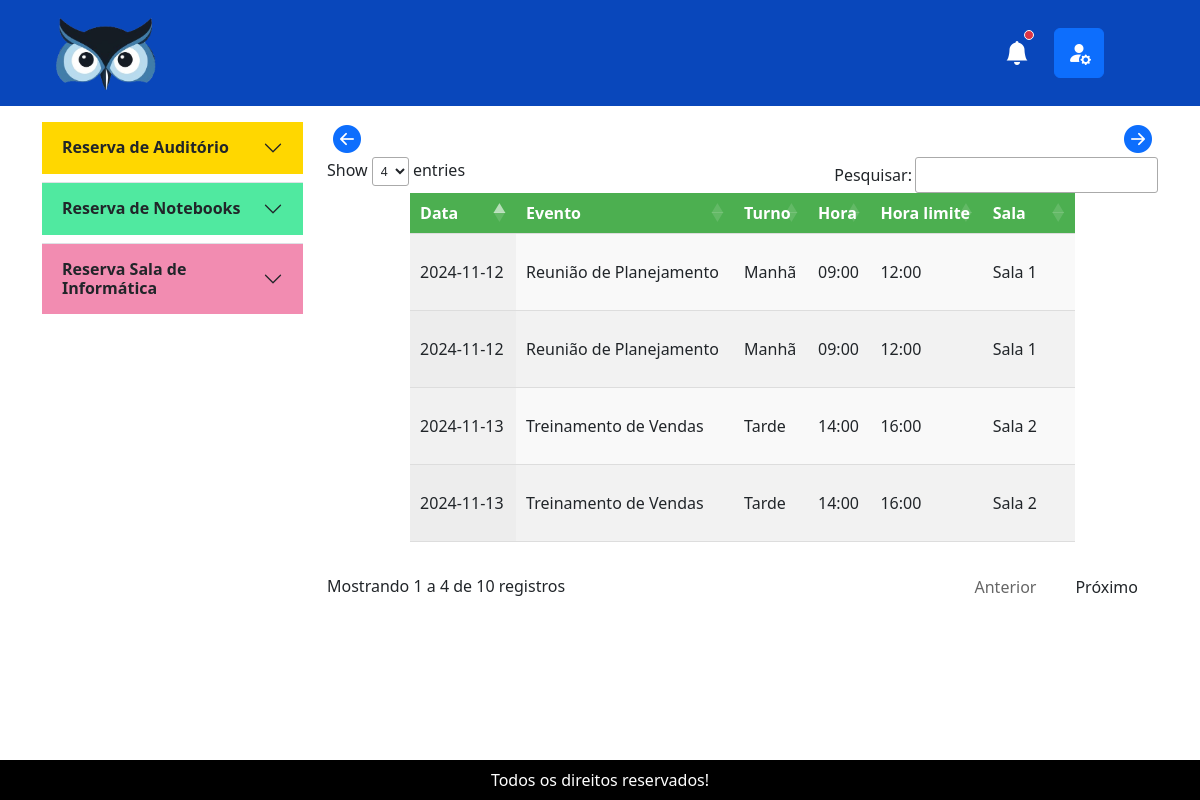
The app's page /painel.php with its own data.
### tables this page shows
CREATE TABLE `events` (
  `id` int NOT NULL,
  `date` date NOT NULL,
  `event` varchar(255) NOT NULL,
  `turno` varchar(255) NOT NULL,
  `hora` varchar(255) NOT NULL,
  `hora_final` varchar(255) NOT NULL,
  `sala` varchar(255) NOT NULL
);

### datatable.php (the view, shortened to what this page needs)
<?php
include 'php/db_config.php';
$sql = "SELECT id, date, event, turno, hora, hora_final, sala FROM events";
$result = $conn->query($sql);
echo '<table id="eventsTable" class="display">';
echo '<thead>';
echo '<tr>';
echo '<th>Data</th>';
echo '<th>Evento</th>';
echo '<th>Turno</th>';
echo '<th>Hora</th>';
echo '<th>Hora limite</th>';
echo '<th>Sala</th>';
echo '</tr>';
echo '</thead>';
echo '<tbody>';
if ($result->num_rows > 0) {
    while ($row = $result->fetch_assoc()) {
        echo '<tr>';
        echo '<td>' . htmlspecialchars($row['date']) . '</td>';
        echo '<td>' . htmlspecialchars($row['event']) . '</td>';
        echo '<td>' . htmlspecialchars($row['turno']) . '</td>';
        echo '<td>' . htmlspecialchars($row['hora']) . '</td>';
        echo '<td>' . htmlspecialchars($row['hora_final']) . '</td>';
        echo '<td>' . htmlspecialchars($row['sala']) . '</td>';
        echo '</tr>';
    }
} else {
    echo '<tr><td colspan="5">Nenhum evento encontrado</td></tr>';
}
echo '</tbody>';
echo '</table>';
?>

### painel.php (shortened to what this page needs)
<!doctype html>
<html lang="pt-br">
<head>
    <link rel="stylesheet" href="styles/style.css">
    <link rel="stylesheet" type="text/css" href="https://cdn.datatables.net/1.13.4/css/jquery.dataTables.min.css">
    <link rel="stylesheet" href="https://cdn.jsdelivr.net/npm/bootstrap-icons@1.11.3/font/bootstrap-icons.min.css">
    <link href="https://cdn.jsdelivr.net/npm/bootstrap@5.3.3/dist/css/bootstrap.min.css" rel="stylesheet"
>
    <link rel="stylesheet" href="styles/datatable.css">
</head>
<body>
    <header class="navbar navbar navbar-expand-lg bg-azul d-flex align-items-center">
        <div class="container-fluid d-flex align-items-center h-100 w-100 mx-5 p-2">
            <img src="img/logo-coruja.png" class=" img-logo m-0 p-0 align-self-center">
        </div>
        <div class="collapse navbar-collapse mx-5 justify-content-sm-end" id="navbarNavDropdown">
            <button class="btn bg-transparent mx-4 p-0 position-relative" type="button" data-bs-toggle="offcanvas"
                data-bs-target="#offcanvasRightLembrete" aria-controls="offcanvasRight">
                <i class="bi bi-bell-fill"></i>
                <span
                    class="position-absolute top-0 start-100 translate-middle badge border border-light rounded-circle bg-danger p-1">
                </span>
            </button>
            <button class="btn btn-primary me-5" type="button" data-bs-toggle="offcanvas"
                data-bs-target="#offcanvasRightPerfil" aria-controls="offcanvasRight">
                <i class="bi bi-person-fill-gear"></i>
            </button>
        </div>
    </header>
    <main class="container">
        <div class="row justify-content-center mt-3 h-100">
            <aside class="col-sm-12 col-md-3">
                <div class="accordion accordion-flush h-75" id="accordionFlushExample">
                    <div class="accordion-item">
                        <h2 class="accordion-header ">
                            <button class="accordion-button collapsed bg_amarelo fw-bold mb-2" type="button"
                                data-bs-toggle="collapse" data-bs-target="#flush-collapseOne" aria-expanded="false"
                                aria-controls="flush-collapseOne">
                                Reserva de Auditório
                            </button>
                        </h2>
                    </div>
                    <div class="accordion-item">
                        <h2 class="accordion-header">
                            <button class="accordion-button collapsed bg_verde fw-bold mb-2" type="button"
                                data-bs-toggle="collapse" data-bs-target="#flush-collapseTwo" aria-expanded="false"
                                aria-controls="flush-collapseTwo">
                                Reserva de Notebooks
                            </button>
                        </h2>
                    </div>
                    <div class="accordion-item">
                        <h2 class="accordion-header">
                            <button class="accordion-button collapsed bg_rosa fw-bold" type="button"
                                data-bs-toggle="collapse" data-bs-target="#flush-collapseThree" aria-expanded="false"
                                aria-controls="flush-collapseThree">
                                Reserva Sala de Informática
                            </button>
                        </h2>
                    </div>
                </div>
            </aside>
            <section class="col-sm-12 col-md-9 table-responsive">
                <div class="d-flex justify-content-between align-items-center">
                    <button id="prevMonth" class="bg-transparent border-0">
                        <i class="bi bi-arrow-left-circle-fill text-primary h3"></i>
                    </button>
                    <button id="nextMonth" class="bg-transparent border-0">
                        <i class="bi bi-arrow-right-circle-fill text-primary h3"></i>
                    </button>
                </div>
                <?php include 'datatable.php'; ?>
            </section>
        </div>
    </main>
    <footer class="bg-black text-center p-2 fixed-bottom">
        <span class="text-white">Todos os direitos reservados!</span>
    </footer>
</body>

### styles/style.css (style rules this page uses)
.bg-azul { background-color: #0947bb; }

### styles/datatable.css (style rules this page uses)
#eventsTable { width: 80%; max-width: 1200px; border-collapse: collapse; margin: 20px auto; }
#eventsTable thead { background-color: #4CAF50; color: white; font-weight: bold; }
#eventsTable th, #eventsTable td { padding: 8px 10px; text-align: left; border-bottom: 1px solid #ddd; }
#eventsTable tr:nth-child(even) { background-color: #f2f2f2; }

### painel.php (style rules this page uses)
.bg-azul { background-color: #0947bb; }

### records on screen
events: date "2024-11-12", event "Reunião de Planejamento", turno "Manhã", hora "09:00", hora_final "12:00", sala "Sala 1"
events: date "2024-11-13", event "Treinamento de Vendas", turno "Tarde", hora "14:00", hora_final "16:00", sala "Sala 2"
events: date "2024-11-12", event "Reunião de Planejamento", turno "Manhã", hora "09:00", hora_final "12:00", sala "Sala 1"
events: date "2024-11-13", event "Treinamento de Vendas", turno "Tarde", hora "14:00", hora_final "16:00", sala "Sala 2"
